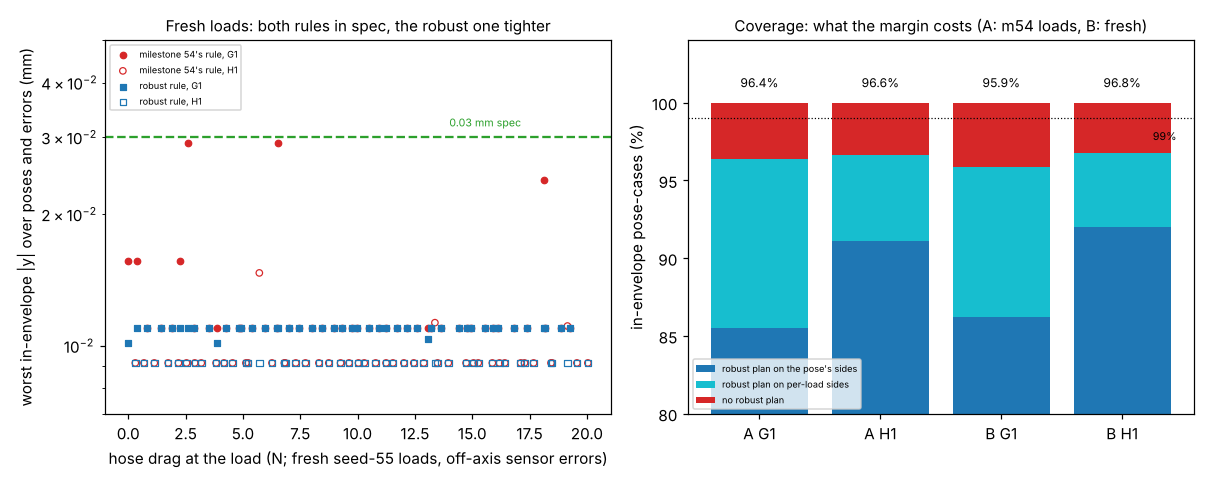

Source code (Python):
"""Figure for milestone 55: python experiments/m55_robust/figure.py (reads results.json)."""
import json
import os

import matplotlib
matplotlib.use("Agg")
import matplotlib.pyplot as plt  # noqa: E402

HERE = os.path.dirname(os.path.abspath(__file__))
D = json.load(open(os.path.join(HERE, "results.json")))
SPEC = D["spec_mm"]
fig, (ax1, ax2) = plt.subplots(1, 2, figsize=(11, 4.4))

# left: worst in-envelope |y| per load, milestone 54's rule against the robust rule, fresh section-B loads
for key, mk, col, lab in (("y_base", "o", "C3", "milestone 54's rule"), ("y", "s", "C0", "robust rule")):
    for robot, dx in (("g1", -0.15), ("h1", 0.15)):
        xs, ys = [], []
        for x in D["runs"]:
            if x["sec"] != "B" or x["robot"] != robot:
                continue
            yy = [r[key] for r in x["rows"] if r["in51"] and r.get(key) is not None]
            if yy:
                xs.append(x["H"] + dx)
                ys.append(max(yy))
        ax1.scatter(xs, ys, marker=mk, s=18, facecolor=col if robot == "g1" else "none", edgecolor=col, lw=0.8,
                    label=f"{lab}, {robot.upper()}")
ax1.axhline(SPEC, color="C2", lw=1.5, ls="--")
ax1.text(14, SPEC * 1.06, "0.03 mm spec", color="C2", fontsize=7)
ax1.set_yscale("log")
ax1.set_xlabel("hose drag at the load (N; fresh seed-55 loads, off-axis sensor errors)")
ax1.set_ylabel("worst in-envelope |y| over poses and errors (mm)")
ax1.set_ylim(0.007, 0.05)
ax1.set_title("Fresh loads: both rules in spec, the robust one tighter", fontsize=10)
ax1.legend(fontsize=6, loc="upper left")

# right: coverage inside milestone 51's envelope by section and robot, and how each case was planned
S = D["S"]
labels, pose, per, none = [], [], [], []
for sec in ("A", "B"):
    for robot in ("g1", "h1"):
        rr = [r for x in D["runs"] if x["sec"] == sec and x["robot"] == robot for r in x["rows"] if r["in51"]]
        n = max(len(rr), 1)
        labels.append(f"{sec} {robot.upper()}")
        pose.append(100 * sum(r["how"] == "pose sides" and r["y"] is not None for r in rr) / n)
        per.append(100 * sum(r["how"] == "per-load sides" and r["y"] is not None for r in rr) / n)
        none.append(100 * sum(r["y"] is None for r in rr) / n)
xs = range(len(labels))
ax2.bar(xs, pose, color="C0", label="robust plan on the pose's sides")
ax2.bar(xs, per, bottom=pose, color="C9", label="robust plan on per-load sides")
ax2.bar(xs, none, bottom=[a + b for a, b in zip(pose, per)], color="C3", label="no robust plan")
for i, (a, b) in enumerate(zip(pose, per)):
    ax2.text(i, 101, f"{a + b:.1f}%", ha="center", fontsize=8)
ax2.axhline(99, color="k", lw=0.8, ls=":")
ax2.text(3.45, 97.6, "99%", fontsize=7, ha="right")
ax2.set_xticks(list(xs))
ax2.set_xticklabels(labels)
ax2.set_ylim(80, 104)
ax2.set_ylabel("in-envelope pose-cases (%)")
ax2.set_title("Coverage: what the margin costs (A: m54 loads, B: fresh)", fontsize=10)
ax2.legend(fontsize=6, loc="lower left")
fig.tight_layout()
fig.savefig(os.path.join(HERE, "figure.png"), dpi=110)
print("wrote figure.png")
